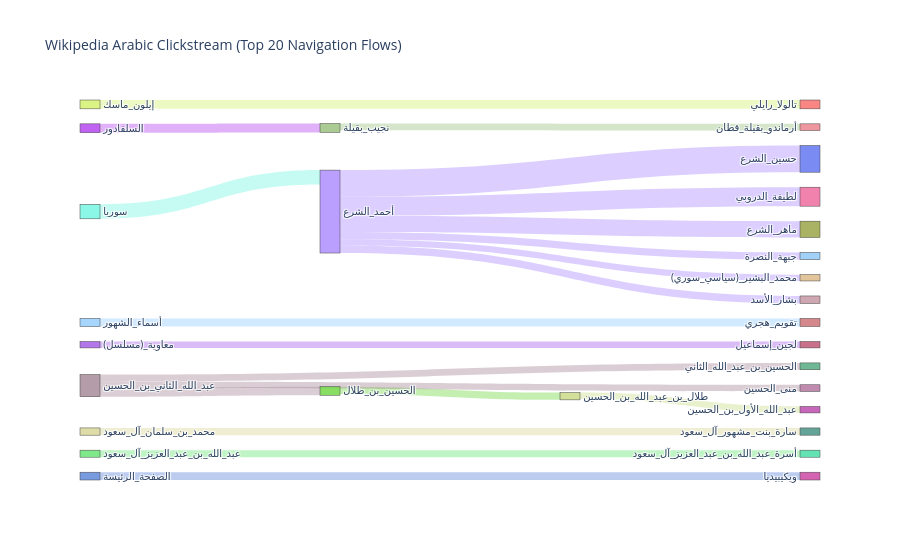

Write notebook code for a chart like this one.
### Markdown cell above
## Task 2: Visualising a Web Navigation Graph (Directed Graph)
Create a directed network of web navigation patterns using Sankey diagrams and NetworkX using a Wikipedia's Clickstream dataset (https://meta.wikimedia.org/wiki/Research:Wikipedia_clickstream).

### Code cell
# Importing Required Libraries
import pandas as pd
import networkx as nx
import plotly.graph_objects as go
import matplotlib.pyplot as plt
import random

# Loading the Dataset
df = pd.read_csv(
    "clickstream-arwiki-2025-02.tsv",
    sep="\t",
    header=None,
    names=["prev", "curr", "type", "n"]
)
print(df.head())

# Filtering Internal Wikipedia Links
df_filtered = df[df["type"] == "link"]
print(df_filtered.head())

# Creating a Directed Graph
G = nx.from_pandas_edgelist(
    df_filtered,
    source="prev",
    target="curr",
    edge_attr="n",
    create_using=nx.DiGraph()
)

# Focusing on the Top 20 Most Common Transitions
top_edges = df_filtered.nlargest(20, "n")
G_top = nx.from_pandas_edgelist(top_edges, source="prev", target="curr", edge_attr="n", create_using=nx.DiGraph())

# Visualizing the Graph (Matplotlib)
plt.figure(figsize=(12, 8))
pos = nx.spring_layout(G_top, seed=42)

nx.draw(
    G_top, pos,
    with_labels=True,
    node_size=100,
    node_color="lightgreen",
    edge_color="gray",
    arrows=True,
    font_size=8
)
plt.title("Top 20 Wikipedia Navigation Paths (Arabic Wiki Clickstream – Feb 2025)", fontsize=14)
plt.show()

# Preparing for the Sankey Diagram
top_links = df_filtered.nlargest(20, "n")
sources = list(top_links["prev"])
targets = list(top_links["curr"])
values = list(top_links["n"])

# Building Node and Color Mappings
all_nodes = list(set(sources + targets))
node_indices = {node: i for i, node in enumerate(all_nodes)}

colors = [
    f"rgba({random.randint(50,255)}, {random.randint(50,255)}, {random.randint(50,255)}, 0.8)"
    for _ in all_nodes
]
link_colors = [
    colors[node_indices[s]].replace("0.8", "0.4") for s in sources
]

# Creating the Sankey Diagram
link = dict(
    source=[node_indices[s] for s in sources],
    target=[node_indices[t] for t in targets],
    value=values,
    color=link_colors
)

node = dict(
    label=all_nodes,
    pad=15,
    thickness=20,
    color=colors
)
# Displaying the Interactive Sankey Chart
fig = go.Figure(data=[go.Sankey(node=node, link=link)])
fig.update_layout(
    title_text="Wikipedia Arabic Clickstream (Top 20 Navigation Flows)",
    font_size=10,
    plot_bgcolor="white"
)
fig.show()

### Figure 1 — Plotly figure (JSON) as saved in the notebook; plotly's stock layout.template omitted (floating-point values rounded to 4 significant figures)
{"data": [{"link": {"color": ["rgba(169, 136, 255, 0.4)", "rgba(169, 136, 255, 0.4)", "rgba(169, 136, 255, 0.4)", "rgba(110, 246, 224, 0.4)", "rgba(177, 61, 241, 0.4)", "rgba(210, 239, 103, 0.4)", "rgba(162, 132, 147, 0.4)", "rgba(144, 203, 254, 0.4)", "rgba(87, 129, 215, 0.4)", "rgba(169, 136, 255, 0.4)", "rgba(107, 214, 60, 0.4)", "rgba(214, 212, 146, 0.4)", "rgba(169, 136, 255, 0.4)", "rgba(96, 227, 109, 0.4)", "rgba(162, 132, 147, 0.4)", "rgba(162, 132, 147, 0.4)", "rgba(149, 190, 120, 0.4)", "rgba(198, 218, 128, 0.4)", "rgba(161, 86, 229, 0.4)", "rgba(169, 136, 255, 0.4)"], "source": [0, 0, 0, 15, 11, 22, 7, 17, 14, 0, 4, 20, 0, 10, 7, 7, 25, 3, 13, 0], "target": [1, 28, 9, 0, 25, 2, 4, 12, 26, 23, 3, 21, 16, 24, 5, 19, 6, 27, 18, 8], "value": [33339, 23717, 20314, 18110, 11058, 11051, 10739, 10063, 9743, 9367, 9107, 9059, 9025, 8787, 8572, 8368, 8353, 8086, 7994, 7888]}, "node": {"color": ["rgba(169, 136, 255, 0.8)", "rgba(89, 110, 240, 0.8)", "rgba(248, 104, 101, 0.8)", "rgba(198, 218, 128, 0.8)", "rgba(107, 214, 60, 0.8)", "rgba(76, 167, 123, 0.8)", "rgba(234, 126, 134, 0.8)", "rgba(162, 132, 147, 0.8)", "rgba(220, 183, 132, 0.8)", "rgba(149, 160, 60, 0.8)", "rgba(96, 227, 109, 0.8)", "rgba(177, 61, 241, 0.8)", "rgba(203, 107, 110, 0.8)", "rgba(161, 86, 229, 0.8)", "rgba(87, 129, 215, 0.8)", "rgba(110, 246, 224, 0.8)", "rgba(138, 198, 245, 0.8)", "rgba(144, 203, 254, 0.8)", "rgba(188, 77, 110, 0.8)", "rgba(178, 110, 155, 0.8)", "rgba(214, 212, 146, 0.8)", "rgba(62, 140, 125, 0.8)", "rgba(210, 239, 103, 0.8)", "rgba(195, 146, 161, 0.8)", "rgba(60, 221, 160, 0.8)", "rgba(149, 190, 120, 0.8)", "rgba(202, 61, 159, 0.8)", "rgba(186, 66, 169, 0.8)", "rgba(238, 99, 154, 0.8)"], "label": ["أحمد_الشرع", "حسين_الشرع", "تالولا_رايلي", "طلال_بن_عبد_الله_بن_الحسين", "الحسين_بن_طلال", "الحسين_بن_عبد_الله_الثاني", "أرماندو_بقيلة_قطان", "عبد_الله_الثاني_بن_الحسين", "محمد_البشير_(سياسي_سوري)", "ماهر_الشرع", "عبد_الله_بن_عبد_العزيز_آل_سعود", "السلفادور", "تقويم_هجري", "معاوية_(مسلسل)", "الصفحة_الرئيسة", "سوريا", "جبهة_النصرة", "أسماء_الشهور", "لجين_إسماعيل", "منى_الحسين", "محمد_بن_سلمان_آل_سعود", "سارة_بنت_مشهور_آل_سعود", "إيلون_ماسك", "بشار_الأسد", "أسرة_عبد_الله_بن_عبد_العزيز_آل_سعود", "نجيب_بقيلة", "ويكيبيديا", "عبد_الله_الأول_بن_الحسين", "لطيفة_الدروبي"], "pad": 15, "thickness": 20}, "type": "sankey"}], "layout": {"autosize": true, "font": {"size": 10}, "plot_bgcolor": "white", "title": {"text": "Wikipedia Arabic Clickstream (Top 20 Navigation Flows)"}}}
